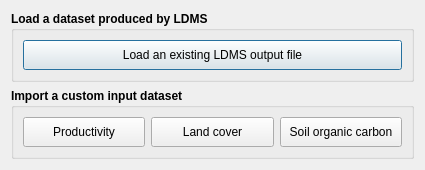
<?xml version="1.0" encoding="UTF-8"?>
<ui version="4.0">
 <class>DlgDataIO</class>
 <widget class="QDialog" name="DlgDataIO">
  <property name="windowModality">
   <enum>Qt::ApplicationModal</enum>
  </property>
  <property name="geometry">
   <rect>
    <x>0</x>
    <y>0</y>
    <width>425</width>
    <height>166</height>
   </rect>
  </property>
  <property name="sizePolicy">
   <sizepolicy hsizetype="Fixed" vsizetype="Fixed">
    <horstretch>0</horstretch>
    <verstretch>0</verstretch>
   </sizepolicy>
  </property>
  <property name="windowTitle">
   <string>Load data</string>
  </property>
  <layout class="QVBoxLayout" name="verticalLayout_2">
   <item>
    <widget class="QGroupBox" name="groupBox_2">
     <property name="sizePolicy">
      <sizepolicy hsizetype="Preferred" vsizetype="Minimum">
       <horstretch>0</horstretch>
       <verstretch>0</verstretch>
      </sizepolicy>
     </property>
     <property name="font">
      <font>
       <weight>75</weight>
       <bold>true</bold>
      </font>
     </property>
     <property name="title">
      <string>Load a dataset produced by LDMS</string>
     </property>
     <layout class="QVBoxLayout" name="verticalLayout">
      <item>
       <widget class="QPushButton" name="btn_te">
        <property name="sizePolicy">
         <sizepolicy hsizetype="Expanding" vsizetype="Minimum">
          <horstretch>0</horstretch>
          <verstretch>0</verstretch>
         </sizepolicy>
        </property>
        <property name="minimumSize">
         <size>
          <width>0</width>
          <height>30</height>
         </size>
        </property>
        <property name="maximumSize">
         <size>
          <width>16777215</width>
          <height>16777215</height>
         </size>
        </property>
        <property name="font">
         <font>
          <weight>50</weight>
          <bold>false</bold>
         </font>
        </property>
        <property name="text">
         <string>Load an existing LDMS output file</string>
        </property>
       </widget>
      </item>
     </layout>
    </widget>
   </item>
   <item>
    <widget class="QGroupBox" name="groupBox">
     <property name="sizePolicy">
      <sizepolicy hsizetype="Preferred" vsizetype="Minimum">
       <horstretch>0</horstretch>
       <verstretch>0</verstretch>
      </sizepolicy>
     </property>
     <property name="font">
      <font>
       <weight>75</weight>
       <bold>true</bold>
      </font>
     </property>
     <property name="cursor">
      <cursorShape>ArrowCursor</cursorShape>
     </property>
     <property name="title">
      <string>Import a custom input dataset</string>
     </property>
     <layout class="QHBoxLayout" name="horizontalLayout">
      <item>
       <widget class="QPushButton" name="btn_prod">
        <property name="sizePolicy">
         <sizepolicy hsizetype="Minimum" vsizetype="Minimum">
          <horstretch>0</horstretch>
          <verstretch>0</verstretch>
         </sizepolicy>
        </property>
        <property name="minimumSize">
         <size>
          <width>0</width>
          <height>30</height>
         </size>
        </property>
        <property name="font">
         <font>
          <weight>50</weight>
          <bold>false</bold>
         </font>
        </property>
        <property name="text">
         <string>Productivity</string>
        </property>
       </widget>
      </item>
      <item>
       <widget class="QPushButton" name="btn_lc">
        <property name="sizePolicy">
         <sizepolicy hsizetype="Minimum" vsizetype="Minimum">
          <horstretch>0</horstretch>
          <verstretch>0</verstretch>
         </sizepolicy>
        </property>
        <property name="minimumSize">
         <size>
          <width>0</width>
          <height>30</height>
         </size>
        </property>
        <property name="font">
         <font>
          <weight>50</weight>
          <bold>false</bold>
         </font>
        </property>
        <property name="text">
         <string>Land cover</string>
        </property>
       </widget>
      </item>
      <item>
       <widget class="QPushButton" name="btn_soc">
        <property name="sizePolicy">
         <sizepolicy hsizetype="Minimum" vsizetype="Minimum">
          <horstretch>0</horstretch>
          <verstretch>0</verstretch>
         </sizepolicy>
        </property>
        <property name="minimumSize">
         <size>
          <width>0</width>
          <height>30</height>
         </size>
        </property>
        <property name="font">
         <font>
          <weight>50</weight>
          <bold>false</bold>
         </font>
        </property>
        <property name="text">
         <string>Soil organic carbon</string>
        </property>
       </widget>
      </item>
     </layout>
    </widget>
   </item>
  </layout>
 </widget>
 <resources/>
 <connections/>
</ui>
